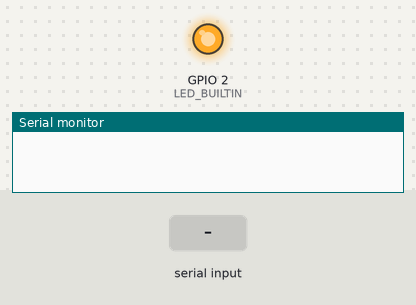
The sketch below on a simulated ESP32. Shown: output pins drawn as LEDs (lit = HIGH), the last lines printed to the serial monitor. Dashed ring = blinking. The inputs (shaded band) are chosen by the test bench.

Above: at 1.8 s.
1.9 s: "5\n" received over Serial
At 3.1 s:
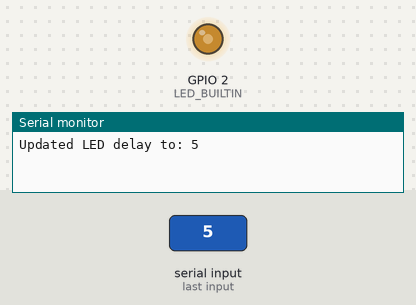
3.5 s: "90,45\n" received over Serial
At 3.81 s:
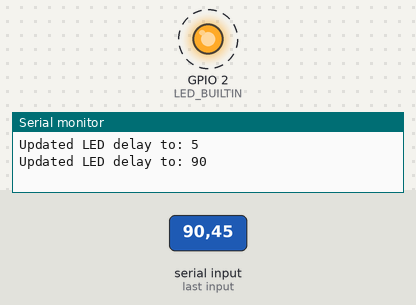
6.5 s: "30,150\n" received over Serial
8.0 s: "90\n" received over Serial
At 8.31 s:
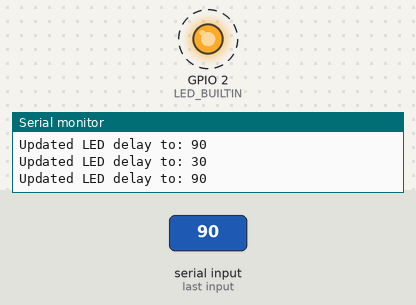
Timing chart, 0 to 12.0 s (numbered marks = the images above; inputs shaded):
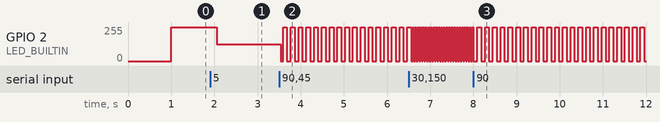

The sketch:

LED_freertos.ino
```cpp
// Needed for atoi()
#include <stdlib.h>
#define LED_BUILTIN 2
// Use only core 1 for demo purposes
#if CONFIG_FREERTOS_UNICORE
static const BaseType_t app_cpu = 0;
#else
static const BaseType_t app_cpu = 1;
#endif

// Settings
static const uint8_t buf_len = 20;
#define LED_BUILTIN 2
unsigned int uFreq=1000;

void toggleLED (void *parameter){
  while(1){
    digitalWrite(LED_BUILTIN, HIGH);
    vTaskDelay(uFreq/portTICK_PERIOD_MS);
    digitalWrite(LED_BUILTIN, LOW);
    vTaskDelay(uFreq/portTICK_PERIOD_MS);
  }
}

void getFreq(void *parameter){

  char c;
  char buf[buf_len];
  uint8_t idx = 0;

  // Clear whole buffer
  memset(buf, 0, buf_len);

  // Loop forever
  while (1) {

    // Read characters from serial
    if (Serial.available() > 0) {
      c = Serial.read();

      // Update delay variable and reset buffer if we get a newline character
      if (c == '\n') {
        uFreq = atoi(buf);
        Serial.print("Updated LED delay to: ");
        Serial.println(uFreq);
        memset(buf, 0, buf_len);
        idx = 0;
      } else {

        // Only append if index is not over message limit
        if (idx < buf_len - 1) {
          buf[idx] = c;
          idx++;
        }
      }
    }
  }
}

void setup() {
  pinMode(LED_BUILTIN, OUTPUT);
  Serial.begin(9600);
  vTaskDelay(1000 / portTICK_PERIOD_MS);

  // Create a task
  xTaskCreatePinnedToCore(		// Use xTaskCreate() in Vanilla FreeRTOS (ESP official)
  					toggleLED,		// Function to be called
  					"Toggle LED",	// Name of task
  					1024,				// Stack size (bytes in ESP32, words in FreeRTOS)
  					NULL,				// Parameter to pass to function
  					1,					// Priority (the highest the number the highest the priority, 0 to config_MAX_PRIORITIES - 1)
  					NULL,				// Task handle
  					app_cpu);		// Run on one core for this demo (ESP32 only)

  xTaskCreatePinnedToCore(    // Use xTaskCreate() in Vanilla FreeRTOS (ESP official)
            getFreq,    // Function to be called
            "Get frequency", // Name of task
            1024,       // Stack size (bytes in ESP32, words in FreeRTOS)
            NULL,       // Parameter to pass to function
            1,          // Priority (the highest the number the highest the priority, 0 to config_MAX_PRIORITIES - 1)
            NULL,       // Task handle
            app_cpu);   // Run on one core for this demo (ESP32 only)
  //In vanilla RTOS you'd want to call vTaskStartScheduler() in main after setting up your tasks
  vTaskDelete(NULL);
}

void loop() {
  // put your main code here, to run repeatedly:

}
```

Measured:
- after the input at 3.5 s, GPIO 2 (LED_BUILTIN): alternates 255/255 for 0.09 s and 0/255 for 0.09 s, starting at once
- after the input at 6.5 s, GPIO 2 (LED_BUILTIN): alternates 255/255 for 0.03 s and 0/255 for 0.03 s, starting after 0.09 s
- after the input at 8.0 s, GPIO 2 (LED_BUILTIN): alternates 255/255 for 0.09 s and 0/255 for 0.09 s, starting after 0.09 s
